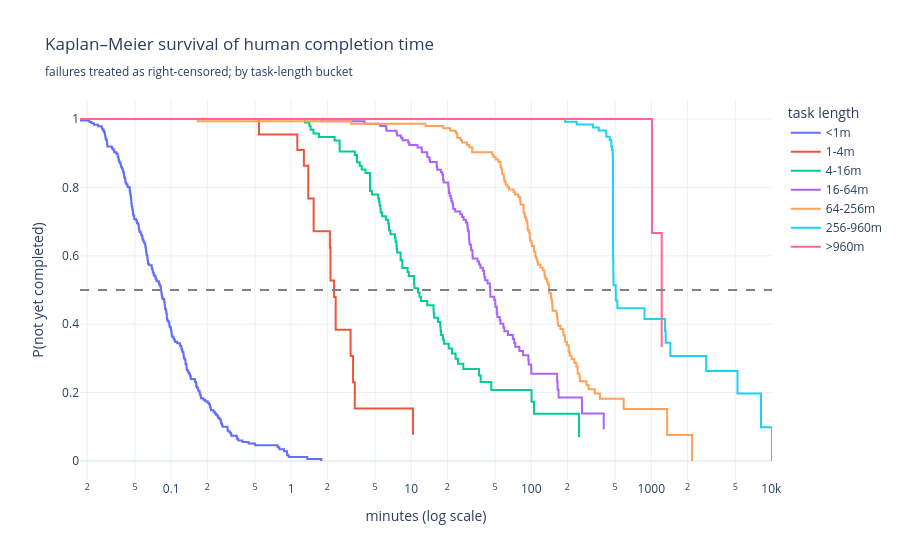

The notebook cell saved with this chart:
### Markdown cell above
## Tier 2 — Kaplan–Meier

Pool the baseline runs within a task-length bucket and estimate the survival function
of completion time treating failures as right-censored (Kaplan–Meier). This needs no
distributional assumption, only that censoring is non-informative. Comparing the KM
median against the naive geometric mean of successes gives a **model-free** measure of
how much discarding failures understates the time — which we can then check against the
parametric Tier-3 correction.

(Caveat: a bucket pools tasks of differing true length, so these are coarse
bucket-level statistics, not per-task estimates.)

### Code cell
def kaplan_meier(durations: np.ndarray, is_event: np.ndarray) -> pd.DataFrame:
    """Kaplan–Meier estimate of S(t) = P(completion time > t).
    `is_event` marks observed completions; False marks right-censored runs."""
    order = np.argsort(durations)
    durations, is_event = durations[order], is_event[order]
    n_at_risk = len(durations)
    survival, rows = 1.0, [{"time": 0.0, "survival": 1.0, "n_at_risk": n_at_risk}]
    for time in np.unique(durations[is_event]):
        n_events = int(((durations == time) & is_event).sum())
        at_risk = int((durations >= time).sum())
        survival *= 1 - n_events / at_risk
        rows.append({"time": time, "survival": survival, "n_at_risk": at_risk})
    return pd.DataFrame(rows)


kaplan_meier_curves, kaplan_meier_summary_rows = [], []
for length_bucket, bucket_runs in human_runs.assign(
    length_bucket=human_runs["task_id"].map(task_level["length_bucket"])
).groupby("length_bucket", observed=True):
    curve = kaplan_meier(
        bucket_runs["minutes_derived"].to_numpy(),
        bucket_runs["is_success"].to_numpy(),
    )
    curve["length_bucket"] = str(length_bucket)
    kaplan_meier_curves.append(curve)

    reached_median = curve.query("survival <= 0.5")
    naive_gmean = stats.gmean(bucket_runs.query("is_success")["minutes_derived"])
    kaplan_meier_summary_rows.append({
        "length_bucket": str(length_bucket),
        "n_runs": len(bucket_runs),
        "kaplan_meier_median": reached_median["time"].iloc[0] if len(reached_median) else np.nan,
        "naive_gmean_successes": naive_gmean,
        "lowest_survival": curve["survival"].min(),
    })
kaplan_meier_by_length_bucket = pd.concat(kaplan_meier_curves)
kaplan_meier_by_length_bucket["length_bucket"] = pd.Categorical(
    kaplan_meier_by_length_bucket["length_bucket"], LENGTH_BUCKET_LABELS, ordered=True
)
kaplan_meier_summary = pd.DataFrame(kaplan_meier_summary_rows).set_index("length_bucket")
kaplan_meier_summary = kaplan_meier_summary.reindex(
    [label for label in LENGTH_BUCKET_LABELS if label in kaplan_meier_summary.index]
)
kaplan_meier_summary["km_median_over_naive_gmean"] = (
    kaplan_meier_summary["kaplan_meier_median"]
    / kaplan_meier_summary["naive_gmean_successes"]
)
print("KM median vs the naive gmean of successes (model-free view of the bias):")
print(kaplan_meier_summary.round(3).to_string())
print("\nIn the well-populated middle buckets (4-16m through 64-256m) the KM median runs "
      "\n~1.5× the naive gmean — independent, distribution-free corroboration of the "
      "\nparametric correction below. The 256-960m bucket dips under 1.0 because pooling "
      "\nspans a 4× range of true task lengths there, so read these as coarse checks.")

fig = px.line(
    kaplan_meier_by_length_bucket.sort_values(["length_bucket", "time"]),
    x="time", y="survival", color="length_bucket",
    line_shape="hv", log_x=True,
    category_orders={"length_bucket": LENGTH_BUCKET_LABELS},
    title="Kaplan–Meier survival of human completion time<br>"
          "<sub>failures treated as right-censored; by task-length bucket</sub>",
    labels={"time": "minutes (log scale)",
            "survival": "P(not yet completed)", "length_bucket": "task length"},
)
fig.add_hline(y=0.5, line_dash="dash", line_color="gray")
fig.write_image(FIGURES / f"kaplan_meier_by_length{SUFFIX}.png",
                width=880, height=520, scale=2)
show(fig)

### Figure 1 — Plotly figure (JSON) as saved in the notebook; plotly's stock layout.template omitted (floating-point values rounded to 4 significant figures; data arrays with more than 128 entries replaced by an {"elided": "..."} marker saying what was removed)
{"data": [{"hovertemplate": "task length=<1m<br>minutes (log scale)=%{x}<br>P(not yet completed)=%{y}<extra></extra>", "legendgroup": "<1m", "line": {"color": "#636efa", "dash": "solid", "shape": "hv"}, "marker": {"symbol": "circle"}, "mode": "lines", "name": "<1m", "orientation": "v", "showlegend": true, "type": "scatter", "x": {"elided": "227 float values"}, "xaxis": "x", "y": {"elided": "227 float values"}, "yaxis": "y"}, {"hovertemplate": "task length=1-4m<br>minutes (log scale)=%{x}<br>P(not yet completed)=%{y}<extra></extra>", "legendgroup": "1-4m", "line": {"color": "#EF553B", "dash": "solid", "shape": "hv"}, "marker": {"symbol": "circle"}, "mode": "lines", "name": "1-4m", "orientation": "v", "showlegend": true, "type": "scatter", "x": [0.0, 0.5392, 1.125, 1.276, 1.388, 1.539, 2.102, 2.125, 2.276, 2.348, 3.125, 3.276, 3.388, 10.35], "xaxis": "x", "y": [1.0, 0.9545, 0.9091, 0.8636, 0.7677, 0.6717, 0.6237, 0.5278, 0.4798, 0.3838, 0.3071, 0.2303, 0.1535, 0.07677], "yaxis": "y"}, {"hovertemplate": "task length=4-16m<br>minutes (log scale)=%{x}<br>P(not yet completed)=%{y}<extra></extra>", "legendgroup": "4-16m", "line": {"color": "#00cc96", "dash": "solid", "shape": "hv"}, "marker": {"symbol": "circle"}, "mode": "lines", "name": "4-16m", "orientation": "v", "showlegend": true, "type": "scatter", "x": [0.0, 1.301, 1.418, 1.454, 1.534, 1.703, 2.301, 2.534, 3.392, 3.534, 3.724, 3.866, 4.157, 4.534, 4.703, 5.301, 5.392, 5.454, 5.534, 5.566, 5.724, 6.157, 6.418, 6.517, 6.534, 6.718, 7.324, 7.392, 7.534, 7.57, 7.631, 8.152, 8.157, 8.426, 9.324, 9.534, 10.57, 10.63, 11.39, 11.7, 12.04, 13.57, 15.32, 15.39, 15.53, 16.72, 17.43, 17.57, 17.72, 18.39, 18.72, 20.53, 21.87, 23.42, 24.53, 27.16, 36.72, 37.87, 46.45, 100.5, 105.3, 249.5], "xaxis": "x", "y": [1.0, 0.9895, 0.9789, 0.9684, 0.9579, 0.9474, 0.9368, 0.9053, 0.8947, 0.8737, 0.8632, 0.8526, 0.8421, 0.7895, 0.7789, 0.7684, 0.7579, 0.7474, 0.7368, 0.7263, 0.7158, 0.7053, 0.6947, 0.6842, 0.6737, 0.6632, 0.6525, 0.6418, 0.6311, 0.6204, 0.6097, 0.5984, 0.5871, 0.5645, 0.5528, 0.541, 0.517, 0.5049, 0.4926, 0.4803, 0.468, 0.4557, 0.4434, 0.431, 0.4187, 0.4064, 0.3937, 0.381, 0.3683, 0.3556, 0.3429, 0.3292, 0.3142, 0.2993, 0.2843, 0.2693, 0.2501, 0.2309, 0.2078, 0.1731, 0.1385, 0.06926], "yaxis": "y"}, {"hovertemplate": "task length=16-64m<br>minutes (log scale)=%{x}<br>P(not yet completed)=%{y}<extra></extra>", "legendgroup": "16-64m", "line": {"color": "#ab63fa", "dash": "solid", "shape": "hv"}, "marker": {"symbol": "circle"}, "mode": "lines", "name": "16-64m", "orientation": "v", "showlegend": true, "type": "scatter", "x": [0.0, 1.771, 4.088, 5.514, 6.178, 6.219, 7.546, 7.627, 8.197, 8.45, 9.435, 9.627, 11.28, 12.22, 12.28, 13.59, 13.63, 14.18, 14.33, 16.28, 16.33, 16.45, 17.63, 18.14, 18.44, 18.45, 18.61, 20.33, 20.44, 20.55, 20.58, 20.92, 21.33, 21.63, 22.0, 22.28, 22.39, 23.22, 25.61, 26.51, 27.28, 28.51, 29.33, 29.44, 29.63, 30.14, 30.28, 30.33, 30.44, 30.6, 31.39, 31.59, 32.33, 32.44, 32.51, 35.63, 36.72, 37.68, 39.44, 40.38, 40.68, 41.28, 43.2, 45.13, 45.45, 45.58, 45.59, 49.17, 50.14, 50.22, 51.55, 51.58, 52.14, 54.63, 55.38, 58.51, 59.63, 63.87, 70.17, 72.2, 73.51, 79.6, 85.39, 94.55, 95.22, 99.77, 100.1, 164.2, 165.5, 168.8, 264.3, 401.2], "xaxis": "x", "y": [1.0, 0.9932, 0.9863, 0.9795, 0.9726, 0.9657, 0.9587, 0.9518, 0.9448, 0.9379, 0.9309, 0.9239, 0.9169, 0.9098, 0.9028, 0.8956, 0.8884, 0.8812, 0.874, 0.8666, 0.8593, 0.8519, 0.8444, 0.8369, 0.8294, 0.8219, 0.8143, 0.8066, 0.7989, 0.7912, 0.7835, 0.7758, 0.7681, 0.7603, 0.7526, 0.7448, 0.7371, 0.7293, 0.7214, 0.7134, 0.7053, 0.6973, 0.6893, 0.6813, 0.6733, 0.6653, 0.6572, 0.6492, 0.6411, 0.633, 0.6248, 0.6166, 0.6083, 0.6001, 0.5919, 0.5832, 0.5744, 0.5654, 0.5561, 0.5468, 0.5376, 0.5283, 0.5189, 0.5093, 0.4997, 0.49, 0.4804, 0.4706, 0.4608, 0.451, 0.4412, 0.4314, 0.4214, 0.4113, 0.4011, 0.3902, 0.3794, 0.3682, 0.3567, 0.3452, 0.3337, 0.3213, 0.309, 0.2956, 0.2821, 0.2687, 0.2553, 0.232, 0.2088, 0.1856, 0.1392, 0.09282], "yaxis": "y"}, {"hovertemplate": "task length=64-256m<br>minutes (log scale)=%{x}<br>P(not yet completed)=%{y}<extra></extra>", "legendgroup": "64-256m", "line": {"color": "#FFA15A", "dash": "solid", "shape": "hv"}, "marker": {"symbol": "circle"}, "mode": "lines", "name": "64-256m", "orientation": "v", "showlegend": true, "type": "scatter", "x": [0.0, 0.1667, 3.154, 13.15, 18.47, 21.15, 23.47, 24.15, 25.76, 26.47, 29.15, 30.51, 32.14, 32.15, 47.15, 48.51, 50.47, 53.15, 55.47, 56.47, 57.15, 59.15, 60.15, 61.15, 63.15, 65.15, 71.15, 73.15, 78.15, 80.47, 81.15, 81.47, 86.15, 88.15, 88.47, 90.46, 92.15, 92.88, 93.15, 93.47, 96.15, 97.15, 97.47, 100.2, 101.2, 105.2, 108.2, 110.5, 112.2, 113.5, 119.2, 124.5, 128.5, 129.2, 131.2, 135.2, 137.2, 140.5, 140.8, 141.2, 146.2, 146.5, 148.2, 149.5, 150.2, 150.5, 162.2, 163.8, 165.2, 166.2, 167.2, 174.5, 184.6, 185.5, 190.5, 191.2, 198.2, 204.8, 205.2, 208.8, 216.2, 228.2, 237.1, 243.0, 243.5, 252.5, 254.2, 287.9, 299.8, 338.2, 373.2, 588.5, 1354.0, 2185.0], "xaxis": "x", "y": [1.0, 0.9932, 0.9863, 0.9795, 0.9726, 0.9658, 0.9589, 0.9451, 0.9381, 0.9311, 0.9241, 0.9171, 0.9101, 0.9031, 0.896, 0.8888, 0.8816, 0.8744, 0.8599, 0.8527, 0.8381, 0.8234, 0.8161, 0.8087, 0.8014, 0.794, 0.7866, 0.7792, 0.7717, 0.7643, 0.7568, 0.7493, 0.7268, 0.7193, 0.7118, 0.7043, 0.6968, 0.6893, 0.6818, 0.6743, 0.6668, 0.6516, 0.6439, 0.6362, 0.6284, 0.6129, 0.5974, 0.5895, 0.5817, 0.5738, 0.5658, 0.5576, 0.5493, 0.541, 0.5327, 0.5244, 0.5159, 0.5074, 0.499, 0.4905, 0.4821, 0.4736, 0.4651, 0.4567, 0.4482, 0.4396, 0.4308, 0.422, 0.4132, 0.4043, 0.3953, 0.3861, 0.3767, 0.3672, 0.3578, 0.3484, 0.3387, 0.3288, 0.3188, 0.3085, 0.2979, 0.2872, 0.2766, 0.266, 0.2553, 0.2442, 0.2331, 0.2215, 0.2098, 0.1975, 0.1823, 0.1519, 0.07595, 0.0], "yaxis": "y"}, {"hovertemplate": "task length=256-960m<br>minutes (log scale)=%{x}<br>P(not yet completed)=%{y}<extra></extra>", "legendgroup": "256-960m", "line": {"color": "#19d3f3", "dash": "solid", "shape": "hv"}, "marker": {"symbol": "circle"}, "mode": "lines", "name": "256-960m", "orientation": "v", "showlegend": true, "type": "scatter", "x": [0.0, 191.5, 239.0, 327.0, 364.4, 420.4, 423.0, 450.5, 464.0, 471.0, 476.0, 478.0, 478.5, 479.0, 480.0, 482.0, 483.0, 484.3, 505.0, 506.0, 521.5, 877.0, 1301.0, 1317.0, 1439.0, 2865.0, 5220.0, 8191.0, 10120.0], "xaxis": "x", "y": [1.0, 0.9919, 0.9838, 0.9749, 0.9661, 0.957, 0.9479, 0.9386, 0.9194, 0.9095, 0.8994, 0.8893, 0.8792, 0.6266, 0.5927, 0.5545, 0.5353, 0.5139, 0.4916, 0.4692, 0.4469, 0.415, 0.3804, 0.3458, 0.3074, 0.2635, 0.1976, 0.0988, 0.0], "yaxis": "y"}, {"hovertemplate": "task length=>960m<br>minutes (log scale)=%{x}<br>P(not yet completed)=%{y}<extra></extra>", "legendgroup": ">960m", "line": {"color": "#FF6692", "dash": "solid", "shape": "hv"}, "marker": {"symbol": "circle"}, "mode": "lines", "name": ">960m", "orientation": "v", "showlegend": true, "type": "scatter", "x": [0.0, 1013.0, 1221.0], "xaxis": "x", "y": [1.0, 0.6667, 0.3333], "yaxis": "y"}], "layout": {"legend": {"title": {"text": "task length"}, "tracegroupgap": 0}, "shapes": [{"line": {"color": "gray", "dash": "dash"}, "type": "line", "x0": 0, "x1": 1, "xref": "x domain", "y0": 0.5, "y1": 0.5, "yref": "y"}], "title": {"text": "Kaplan–Meier survival of human completion time<br><sub>failures treated as right-censored; by task-length bucket</sub>"}, "xaxis": {"anchor": "y", "domain": [0.0, 1.0], "title": {"text": "minutes (log scale)"}, "type": "log"}, "yaxis": {"anchor": "x", "domain": [0.0, 1.0], "title": {"text": "P(not yet completed)"}}}}
